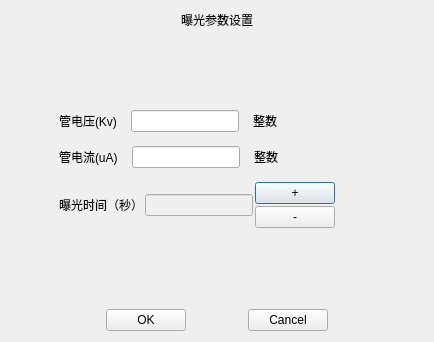
<?xml version="1.0" encoding="UTF-8"?>
<ui version="4.0">
 <class>ExpoParamSettingDialog</class>
 <widget class="QDialog" name="ExpoParamSettingDialog">
  <property name="geometry">
   <rect>
    <x>0</x>
    <y>0</y>
    <width>434</width>
    <height>342</height>
   </rect>
  </property>
  <property name="windowTitle">
   <string>Dialog</string>
  </property>
  <property name="modal">
   <bool>false</bool>
  </property>
  <layout class="QHBoxLayout" name="horizontalLayout_6">
   <item>
    <spacer name="horizontalSpacer_6">
     <property name="orientation">
      <enum>Qt::Horizontal</enum>
     </property>
     <property name="sizeHint" stdset="0">
      <size>
       <width>40</width>
       <height>20</height>
      </size>
     </property>
    </spacer>
   </item>
   <item>
    <layout class="QVBoxLayout" name="verticalLayout_2">
     <property name="spacing">
      <number>14</number>
     </property>
     <item>
      <widget class="QLabel" name="exposureParamSettingTitleLabel">
       <property name="text">
        <string>曝光参数设置</string>
       </property>
       <property name="alignment">
        <set>Qt::AlignCenter</set>
       </property>
      </widget>
     </item>
     <item>
      <spacer name="verticalSpacer_3">
       <property name="orientation">
        <enum>Qt::Vertical</enum>
       </property>
       <property name="sizeHint" stdset="0">
        <size>
         <width>20</width>
         <height>40</height>
        </size>
       </property>
      </spacer>
     </item>
     <item>
      <layout class="QHBoxLayout" name="horizontalLayout">
       <item>
        <widget class="QLabel" name="tubeVolLabel">
         <property name="text">
          <string>管电压(Kv)</string>
         </property>
        </widget>
       </item>
       <item>
        <widget class="QLineEdit" name="tubeVolLineEdit">
         <property name="inputMask">
          <string/>
         </property>
         <property name="maxLength">
          <number>10</number>
         </property>
        </widget>
       </item>
       <item>
        <widget class="QLabel" name="volHintLabel">
         <property name="sizePolicy">
          <sizepolicy hsizetype="MinimumExpanding" vsizetype="Preferred">
           <horstretch>0</horstretch>
           <verstretch>0</verstretch>
          </sizepolicy>
         </property>
         <property name="text">
          <string>整数</string>
         </property>
        </widget>
       </item>
       <item>
        <spacer name="horizontalSpacer">
         <property name="orientation">
          <enum>Qt::Horizontal</enum>
         </property>
         <property name="sizeHint" stdset="0">
          <size>
           <width>40</width>
           <height>20</height>
          </size>
         </property>
        </spacer>
       </item>
      </layout>
     </item>
     <item>
      <layout class="QHBoxLayout" name="horizontalLayout_2">
       <item>
        <widget class="QLabel" name="tubeAmtLabel">
         <property name="text">
          <string>管电流(uA)</string>
         </property>
        </widget>
       </item>
       <item>
        <widget class="QLineEdit" name="tubeAmtLineEdit">
         <property name="inputMask">
          <string/>
         </property>
         <property name="maxLength">
          <number>10</number>
         </property>
        </widget>
       </item>
       <item>
        <widget class="QLabel" name="amtHintLabel">
         <property name="sizePolicy">
          <sizepolicy hsizetype="MinimumExpanding" vsizetype="Preferred">
           <horstretch>0</horstretch>
           <verstretch>0</verstretch>
          </sizepolicy>
         </property>
         <property name="text">
          <string>整数</string>
         </property>
        </widget>
       </item>
       <item>
        <spacer name="horizontalSpacer_2">
         <property name="orientation">
          <enum>Qt::Horizontal</enum>
         </property>
         <property name="sizeHint" stdset="0">
          <size>
           <width>40</width>
           <height>20</height>
          </size>
         </property>
        </spacer>
       </item>
      </layout>
     </item>
     <item>
      <layout class="QHBoxLayout" name="horizontalLayout_4">
       <property name="spacing">
        <number>2</number>
       </property>
       <item>
        <layout class="QHBoxLayout" name="horizontalLayout_3">
         <property name="spacing">
          <number>2</number>
         </property>
         <property name="rightMargin">
          <number>0</number>
         </property>
         <item>
          <widget class="QLabel" name="expoDuraLabel">
           <property name="text">
            <string>曝光时间（秒）</string>
           </property>
          </widget>
         </item>
         <item>
          <widget class="QLineEdit" name="expoDuraLineEdit">
           <property name="enabled">
            <bool>false</bool>
           </property>
           <property name="frame">
            <bool>true</bool>
           </property>
           <property name="dragEnabled">
            <bool>false</bool>
           </property>
           <property name="readOnly">
            <bool>true</bool>
           </property>
          </widget>
         </item>
         <item>
          <layout class="QVBoxLayout" name="verticalLayout">
           <property name="spacing">
            <number>2</number>
           </property>
           <item>
            <widget class="QPushButton" name="expoDuraIncBtn">
             <property name="text">
              <string>+</string>
             </property>
            </widget>
           </item>
           <item>
            <widget class="QPushButton" name="expoDuraDecBtn">
             <property name="text">
              <string>-</string>
             </property>
            </widget>
           </item>
          </layout>
         </item>
         <item>
          <spacer name="horizontalSpacer_8">
           <property name="orientation">
            <enum>Qt::Horizontal</enum>
           </property>
           <property name="sizeHint" stdset="0">
            <size>
             <width>40</width>
             <height>20</height>
            </size>
           </property>
          </spacer>
         </item>
        </layout>
       </item>
      </layout>
     </item>
     <item>
      <spacer name="verticalSpacer">
       <property name="orientation">
        <enum>Qt::Vertical</enum>
       </property>
       <property name="sizeHint" stdset="0">
        <size>
         <width>20</width>
         <height>40</height>
        </size>
       </property>
      </spacer>
     </item>
     <item>
      <layout class="QHBoxLayout" name="horizontalLayout_5">
       <item>
        <spacer name="horizontalSpacer_4">
         <property name="orientation">
          <enum>Qt::Horizontal</enum>
         </property>
         <property name="sizeHint" stdset="0">
          <size>
           <width>40</width>
           <height>20</height>
          </size>
         </property>
        </spacer>
       </item>
       <item>
        <widget class="QPushButton" name="okBtn">
         <property name="text">
          <string>OK</string>
         </property>
        </widget>
       </item>
       <item>
        <spacer name="horizontalSpacer_5">
         <property name="orientation">
          <enum>Qt::Horizontal</enum>
         </property>
         <property name="sizeHint" stdset="0">
          <size>
           <width>40</width>
           <height>20</height>
          </size>
         </property>
        </spacer>
       </item>
       <item>
        <widget class="QPushButton" name="cancelBtn">
         <property name="text">
          <string>Cancel</string>
         </property>
        </widget>
       </item>
       <item>
        <spacer name="horizontalSpacer_3">
         <property name="orientation">
          <enum>Qt::Horizontal</enum>
         </property>
         <property name="sizeHint" stdset="0">
          <size>
           <width>40</width>
           <height>20</height>
          </size>
         </property>
        </spacer>
       </item>
      </layout>
     </item>
    </layout>
   </item>
   <item>
    <spacer name="horizontalSpacer_7">
     <property name="orientation">
      <enum>Qt::Horizontal</enum>
     </property>
     <property name="sizeHint" stdset="0">
      <size>
       <width>40</width>
       <height>20</height>
      </size>
     </property>
    </spacer>
   </item>
  </layout>
 </widget>
 <resources/>
 <connections/>
</ui>
